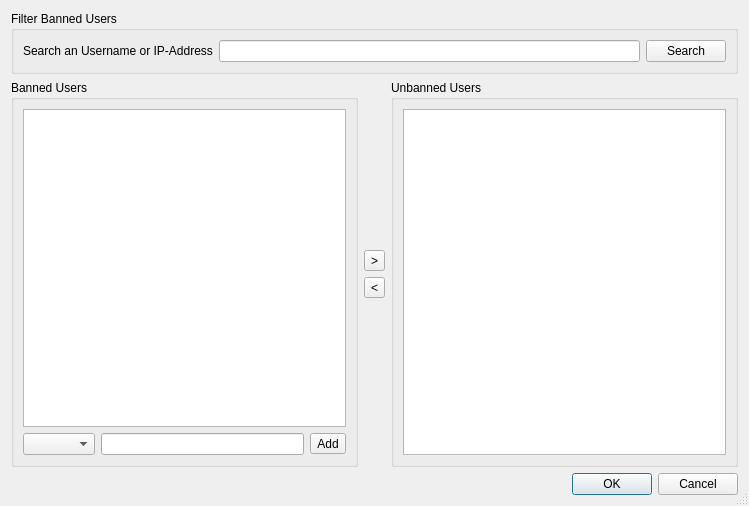
<?xml version="1.0" encoding="UTF-8"?>
<ui version="4.0">
 <class>BannedUsersDlg</class>
 <widget class="QDialog" name="BannedUsersDlg">
  <property name="geometry">
   <rect>
    <x>0</x>
    <y>0</y>
    <width>749</width>
    <height>506</height>
   </rect>
  </property>
  <property name="windowTitle">
   <string>Banned Users</string>
  </property>
  <property name="sizeGripEnabled">
   <bool>true</bool>
  </property>
  <layout class="QVBoxLayout" name="verticalLayout_4">
   <item>
    <layout class="QVBoxLayout" name="filterLayout">
     <item>
      <widget class="QGroupBox" name="filterGroupBox">
       <property name="title">
        <string>Filter Banned Users</string>
       </property>
       <layout class="QHBoxLayout" name="filterLayout">
        <item>
         <widget class="QLabel" name="filterLabel">
          <property name="text">
           <string>Search an Username or IP-Address</string>
          </property>
          <property name="buddy">
           <cstring>filterEdit</cstring>
          </property>
         </widget>
        </item>
        <item>
         <widget class="QLineEdit" name="filterEdit"/>
        </item>
        <item>
         <widget class="QPushButton" name="filterButton">
          <property name="text">
           <string>Search</string>
          </property>
         </widget>
        </item>
       </layout>
      </widget>
     </item>  
    </layout>
   </item>
   <item>
    <layout class="QHBoxLayout" name="horizontalLayout">
     <item>
      <widget class="QGroupBox" name="groupBox">
       <property name="title">
        <string>Banned Users</string>
       </property>
       <layout class="QVBoxLayout" name="verticalLayout_2" stretch="1,0">
        <item>
         <widget class="QTableView" name="bannedTableView">
          <property name="font">
           <font>
            <pointsize>8</pointsize>
           </font>
          </property>
          <property name="accessibleName">
           <string>Banned users</string>
          </property>
          <property name="tabKeyNavigation">
           <bool>false</bool>
          </property>
          <property name="editTriggers">
           <set>QAbstractItemView::NoEditTriggers</set>
          </property>
          <property name="showDropIndicator" stdset="0">
           <bool>false</bool>
          </property>
          <property name="alternatingRowColors">
           <bool>true</bool>
          </property>
          <property name="selectionMode">
           <enum>QAbstractItemView::ExtendedSelection</enum>
          </property>
          <property name="selectionBehavior">
           <enum>QAbstractItemView::SelectRows</enum>
          </property>
          <property name="sortingEnabled">
           <bool>true</bool>
          </property>
         </widget>
        </item>
        <item>
         <layout class="QHBoxLayout" name="horizontalLayout_2">
          <item>
           <widget class="QComboBox" name="bantypeBox">
            <property name="accessibleName">
             <string>Ban type</string>
            </property>
           </widget>
          </item>
          <item>
           <widget class="QLineEdit" name="banEdit">
            <property name="accessibleName">
             <string>Enter an IP or an username to ban</string>
            </property>
           </widget>
          </item>
          <item>
           <widget class="QToolButton" name="newbanBtn">
            <property name="toolTip">
             <string>Add to list of banned users</string>
            </property>
            <property name="text">
             <string>Add</string>
            </property>
           </widget>
          </item>
         </layout>
        </item>
       </layout>
      </widget>
     </item>
     <item>
      <layout class="QVBoxLayout" name="verticalLayout">
       <item>
        <spacer name="verticalSpacer">
         <property name="orientation">
          <enum>Qt::Vertical</enum>
         </property>
         <property name="sizeHint" stdset="0">
          <size>
           <width>20</width>
           <height>40</height>
          </size>
         </property>
        </spacer>
       </item>
       <item>
        <widget class="QToolButton" name="rightButton">
         <property name="toolTip">
          <string>Remove banned user</string>
         </property>
         <property name="text">
          <string notr="true">&gt;</string>
         </property>
        </widget>
       </item>
       <item>
        <widget class="QToolButton" name="leftButton">
         <property name="toolTip">
          <string>Put back to banned users</string>
         </property>
         <property name="text">
          <string notr="true">&lt;</string>
         </property>
        </widget>
       </item>
       <item>
        <spacer name="verticalSpacer_2">
         <property name="orientation">
          <enum>Qt::Vertical</enum>
         </property>
         <property name="sizeHint" stdset="0">
          <size>
           <width>20</width>
           <height>40</height>
          </size>
         </property>
        </spacer>
       </item>
      </layout>
     </item>
     <item>
      <widget class="QGroupBox" name="groupBox_2">
       <property name="title">
        <string>Unbanned Users</string>
       </property>
       <layout class="QVBoxLayout" name="verticalLayout_3">
        <item>
         <widget class="QTableView" name="unbannedTableView">
          <property name="font">
           <font>
            <pointsize>8</pointsize>
           </font>
          </property>
          <property name="accessibleName">
           <string>Unbanned users</string>
          </property>
          <property name="tabKeyNavigation">
           <bool>false</bool>
          </property>
          <property name="alternatingRowColors">
           <bool>true</bool>
          </property>
          <property name="selectionMode">
           <enum>QAbstractItemView::ExtendedSelection</enum>
          </property>
          <property name="selectionBehavior">
           <enum>QAbstractItemView::SelectRows</enum>
          </property>
          <property name="sortingEnabled">
           <bool>true</bool>
          </property>
         </widget>
        </item>
       </layout>
      </widget>
     </item>
    </layout>
   </item>
   <item>
    <widget class="QDialogButtonBox" name="buttonBox">
     <property name="orientation">
      <enum>Qt::Horizontal</enum>
     </property>
     <property name="standardButtons">
      <set>QDialogButtonBox::Cancel|QDialogButtonBox::Ok</set>
     </property>
    </widget>
   </item>
  </layout>
 </widget>
 <resources/>
 <connections>
  <connection>
   <sender>buttonBox</sender>
   <signal>accepted()</signal>
   <receiver>BannedUsersDlg</receiver>
   <slot>accept()</slot>
   <hints>
    <hint type="sourcelabel">
     <x>248</x>
     <y>254</y>
    </hint>
    <hint type="destinationlabel">
     <x>157</x>
     <y>274</y>
    </hint>
   </hints>
  </connection>
  <connection>
   <sender>buttonBox</sender>
   <signal>rejected()</signal>
   <receiver>BannedUsersDlg</receiver>
   <slot>reject()</slot>
   <hints>
    <hint type="sourcelabel">
     <x>316</x>
     <y>260</y>
    </hint>
    <hint type="destinationlabel">
     <x>286</x>
     <y>274</y>
    </hint>
   </hints>
  </connection>
 </connections>
</ui>
